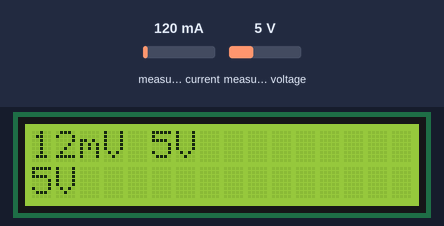
This sketch was run on a simulated ESP32. Shown: 16×2 character LCD. The inputs (shaded band) are chosen by the test bench; at power-on: measured current 120 mA, measured voltage 5 V. EEPROM starts erased; what the sketch prints to the serial monitor is not drawn.

Above: at 2.2 s.
2.3 s: measured current set to 40 mA
At 5.7 s:
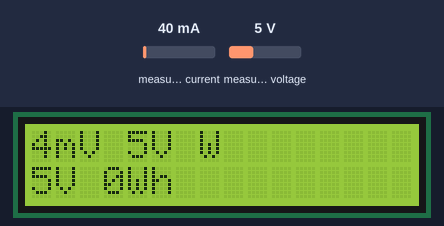
8.1 s: measured voltage set to 0.3 V
At 10.9 s:
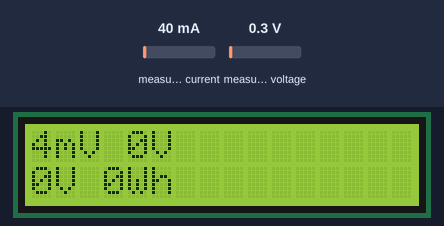
13.9 s: measured current set to 500 mA
At 18.8 s:
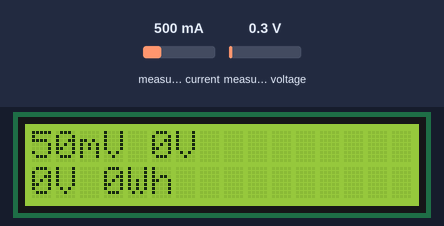
19.3 s: measured voltage set to 3.8 V
At 24.6 s:
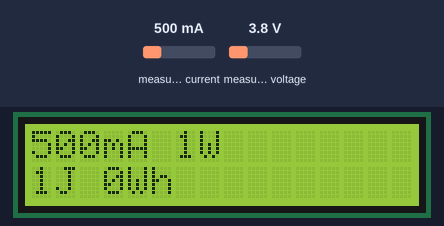
Timing chart, 0 to 26.1 s (numbered marks = the images above; inputs shaded):
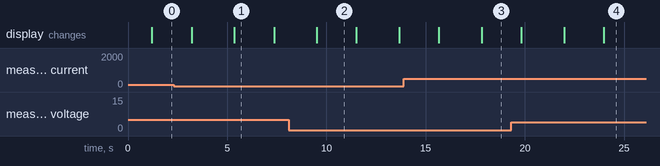

The sketch:

ESP32_INA226_power_consumption_monitoring.ino
```cpp
/***************************************************************************
* Test task for power consumption monitoring
* based on the ESP32 microcontroller and INA226 current shunt and power monitor sensor with an I2C interface
* For reading shunt voltage, bus voltage, current, and bus power from the INA226 sensor, the INA226_WE library is used
* This sketch shows how to use the INA219 sensor.
*
* Further information about the INA226_WE library can be found on:
* https://wolles-elektronikkiste.de/en/ina226-current-and-power-sensor (English)
* https://wolles-elektronikkiste.de/ina226 (German)
*
***************************************************************************/
#include <Wire.h>
#include <LiquidCrystal.h>
#include <INA226_WE.h>
#include <EEPROM.h>

// LCD pins
/*#define RS 19
#define EN 23
#define D4 18
#define D5 17
#define D6 16
#define D7 15*/

#define RS 9
#define EN 8
#define D4 7
#define D5 6
#define D6 5
#define D7 4

// initialize the library with the numbers of the interface pins
LiquidCrystal lcd(RS, EN, D4, D5, D6, D7);

// I2C address of the INA226 sensor
#define I2C_ADDRESS 0x40 // SCL 21, SDA 20

/* There are several ways to create your INA226 object:
 * INA226_WE ina226 = INA226_WE(); -> uses I2C Address = 0x40 / Wire
 * INA226_WE ina226 = INA226_WE(I2C_ADDRESS);
 * INA226_WE ina226 = INA226_WE(&Wire); -> uses I2C_ADDRESS = 0x40, pass any Wire Object
 * INA226_WE ina226 = INA226_WE(&Wire, I2C_ADDRESS);
 */
INA226_WE ina226 = INA226_WE(I2C_ADDRESS);

const int deltat = 1000; // sampling period in milliseconds, in our case 1 s
unsigned long cmilli, pmilli;
const float deltath = deltat / 3.6e6; // sampling period in hours (deltat in [ms]) 0.28 hours
float power_consumption_J = 0.0, power_consumption_Wh = 0.0;
float previous_power_W = 0.0;
byte power_consumption_flag = 0;

const byte power_consumption_flag_address = 0;
const int power_consumption_Wh_address = sizeof(power_consumption_flag_address);

void setup() {
  Serial.begin(9600);
  Wire.begin();
  // default parameters are set - for change check the other examples
  ina226.init();

  /* Set Number of measurements for shunt and bus voltage which shall be averaged
  * Mode *     * Number of samples *
  AVERAGE_1            1 (default)
  AVERAGE_4            4
  AVERAGE_16          16
  AVERAGE_64          64
  AVERAGE_128        128
  AVERAGE_256        256
  AVERAGE_512        512
  AVERAGE_1024      1024
  */
  //ina226.setAverage(AVERAGE_16); // choose mode and uncomment for change of default

  /* Set conversion time in microseconds
     One set of shunt and bus voltage conversion will take:
     number of samples to be averaged x conversion time x 2

     * Mode *         * conversion time *
     CONV_TIME_140          140 µs
     CONV_TIME_204          204 µs
     CONV_TIME_332          332 µs
     CONV_TIME_588          588 µs
     CONV_TIME_1100         1.1 ms (default)
     CONV_TIME_2116       2.116 ms
     CONV_TIME_4156       4.156 ms
     CONV_TIME_8244       8.244 ms
  */
  //ina226.setConversionTime(CONV_TIME_1100); //choose conversion time and uncomment for change of default

  /* Set measure mode
  POWER_DOWN - INA226 switched off
  TRIGGERED  - measurement on demand
  CONTINUOUS  - continuous measurements (default)
  */
  //ina226.setMeasureMode(CONTINUOUS); // choose mode and uncomment for change of default

  /* Set Resistor and Current Range
     resistor is 5.0 mOhm
     current range is up to 10.0 A
     default was 100 mOhm and about 1.3 A
  */
  ina226.setResistorRange(0.005,10.0); // choose resistor 5 mOhm and gain range up to 10 A

  /* If the current values delivered by the INA226 differ by a constant factor
     from values obtained with calibrated equipment you can define a correction factor.
     Correction factor = current delivered from calibrated equipment / current delivered by INA226
  */
  // ina226.setCorrectionFactor(0.95);

  ina226.waitUntilConversionCompleted(); //if you comment this line the first data might be zero


  Serial.println("ESP32 and INA226 Current Sensor Example Sketch");
  //Serial.println("Continuous Sampling starts");
  Serial.println();
  /*
   The ESP32 does not have an EEPROM as such. However, the developers of the ESP32 Core for Arduino included an EEPROM library that emulates the behavior, making it easy to use.
   With the ESP32 and the EEPROM library, you can use up to 512 bytes in flash memory. This means you have 512 different addresses, and you can store a value between 0 and 255 in each address position.
   Unlike RAM, the data we store with the EEPROM library is not lost when the power is cut off. This feature makes it an ideal choice for retaining settings, adjustments, and other important data in embedded devices such as the ESP32.
  */
  // initialize the EEPROM with the appropriate size
  EEPROM.begin(512);
  //EEPROM.write(address_deltat, deltat);
  //EEPROM.commit();

  if (EEPROM.read(power_consumption_flag_address))
  {
    power_consumption_Wh = EEPROM.read(power_consumption_Wh_address); // Reads the total consumed power in Wh stored at the given FLASH memory address
  }
  // set up the number of LCD columns and rows:
  lcd.begin(16, 2);
  // Print messages to the LCD
  lcd.setCursor(1, 0);
  lcd.print(F("Power Tracking"));
  lcd.setCursor(2, 1);
  lcd.print(F("ESP32 Device"));
  delay(1000);
  lcd.clear();
}

void loop() {
  /*for(int i=0; i<5; i++){
    continuousSampling();
    delay(3000);
  }

  Serial.println("Power down for 10s");
  ina226.powerDown();
  for(int i=0; i<10; i++){
    Serial.print(".");
    delay(1000);
  }

  Serial.println("Power up!");
  Serial.println("");
  ina226.powerUp();*/

  cmilli = millis();
  if (cmilli - pmilli > deltat) { // measure every second, sampling interval 1 second
    pmilli = cmilli;
    continuousSampling();
  }
}

void continuousSampling(){
  float shuntVoltage_mV = 0.0;
  float loadVoltage_V = 0.0;
  float busVoltage_V = 0.0;
  float current_mA = 0.0;
  float power_mW = 0.0;
  float power_W = 0.0;

  ina226.readAndClearFlags();
  shuntVoltage_mV = ina226.getShuntVoltage_mV();
  busVoltage_V = ina226.getBusVoltage_V();
  current_mA = ina226.getCurrent_mA();
  power_mW = ina226.getBusPower();
  power_W = power_mW / 1000;
  loadVoltage_V  = busVoltage_V + (shuntVoltage_mV/1000);

  power_consumption_J = power_consumption_J + (power_W + previous_power_W)/2.0*deltat*0.001; // integer for trapezoids
  power_consumption_Wh = power_consumption_J / 3.6e6;
  //
  //power_consumption_Wh = power_consumption_Wh + (power_W + previous_power_W)/2.0*deltath; // integer for trapezoids

  previous_power_W = power_W; // then updates the power
  //deltath = deltat / 3.6e6; // sampling period in hours (deltat in [ms])

  Serial.print(F("Shunt Voltage [mV]: ")); Serial.println(shuntVoltage_mV);
  Serial.print(F("Bus Voltage [V]: ")); Serial.println(busVoltage_V);
  Serial.print(F("Load Voltage [V]: ")); Serial.println(loadVoltage_V);
  Serial.print(F("Current[mA]: ")); Serial.println(current_mA);
  Serial.print(F("Bus Power [mW]: ")); Serial.println(power_mW);
  Serial.print(F("Energy consumption [J]: ")); Serial.println(power_consumption_J);
  Serial.print(F("Power consumption [W*h]: ")); Serial.println(power_consumption_Wh);

  lcd.setCursor(0,0);
  lcd.print(shuntVoltage_mV, 0);
  lcd.print("mV ");
  lcd.print((int)busVoltage_V);
  lcd.print("V ");
  lcd.setCursor(0,1);
  lcd.print((int)loadVoltage_V);
  lcd.print("V ");
  delay(2000);
  lcd.clear();

  lcd.setCursor(0,0);
  lcd.print((int)current_mA);
  lcd.print("mA ");
  lcd.print((int)power_W);
  lcd.print("W ");
  lcd.setCursor(0,1);
  lcd.print((int)power_consumption_J); // energy consumption Ws = J
  lcd.print("J ");
  lcd.print((int)power_consumption_Wh);
  lcd.print("Wh ");
  delay(2000);

  if (!EEPROM.read(power_consumption_flag_address)) // if power_consumption_flag is equal to 0
  {
    EEPROM.write(power_consumption_flag_address, 1); // Stores the power_consumption_flag value '1' at the given address
  }
  EEPROM.write(power_consumption_Wh_address, power_consumption_Wh); // Stores the power_consumption_Wh value at the given address
  EEPROM.commit(); // Saves the last value of the power consumption in Watt-hours to the EEPROM - ESP32 FLASH memory

  if(!ina226.overflow){
    Serial.println("Values OK - no overflow");
  }
  else{
    Serial.println("Overflow! Choose higher current range");
  }
  Serial.println();
}
```

Measured:
- after the input at 2.3 s, the display: first differs from a run without the input after 3.1 s (image 1)
- after the input at 8.1 s, the display: changes after 1.4 s (image 2)
- after the input at 13.9 s, the display: first differs from a run without the input after 3.9 s (image 3)
- what the display in image 1 shows lasts 2.0 s, from 5.4 s to 7.4 s
